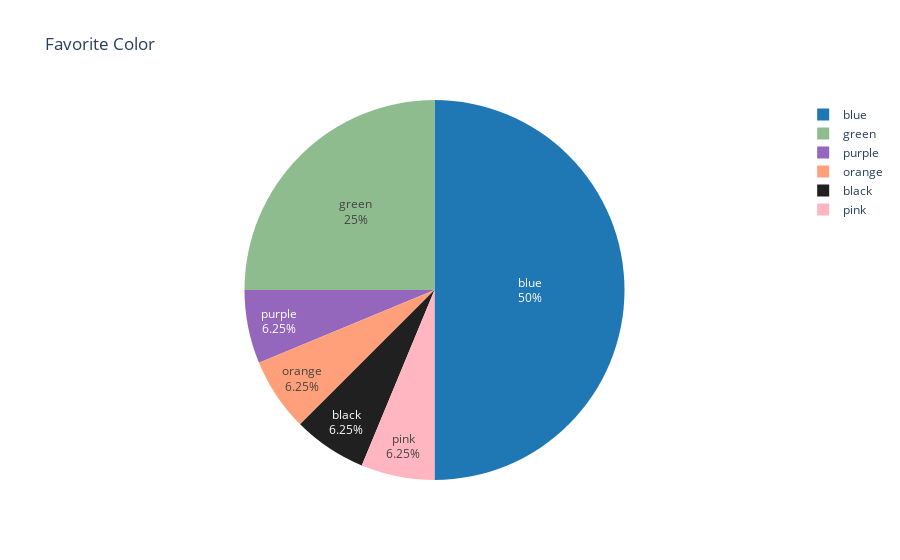

The notebook cell saved with this chart:
### Markdown cell above
### Favorite Color
The overall favorite color of the group is **blue.**

### Code cell
Color = survey['Color'].value_counts()
fig = px.pie(values = Color, names = Color.index, labels = Color.index, title = 'Favorite Color', 
             color = Color.index, 
             color_discrete_map={'blue':'#1f77b4',
                                 'green':'darkseagreen',
                                 'purple':'#9467bd',
                                 'orange':'lightsalmon',
                                 'black':'#202020',
                                 'pink':'lightpink'})
fig.update_traces(textposition='inside', textinfo='percent+label')
fig.show()

### Figure 1 — Plotly figure (JSON) as saved in the notebook; plotly's stock layout.template omitted (floating-point values rounded to 4 significant figures)
{"data": [{"customdata": [["blue"], ["green"], ["purple"], ["orange"], ["black"], ["pink"]], "domain": {"x": [0, 1], "y": [0, 1]}, "hovertemplate": "label=%{label}<br>value=%{value}<br>color=%{customdata[0]}<extra></extra>", "labels": ["blue", "green", "purple", "orange", "black", "pink"], "legendgroup": "", "marker": {"colors": ["#1f77b4", "darkseagreen", "#9467bd", "lightsalmon", "#202020", "lightpink"]}, "name": "", "showlegend": true, "textinfo": "percent+label", "textposition": "inside", "type": "pie", "values": [8, 4, 1, 1, 1, 1]}], "layout": {"legend": {"tracegroupgap": 0}, "title": {"text": "Favorite Color"}}}
